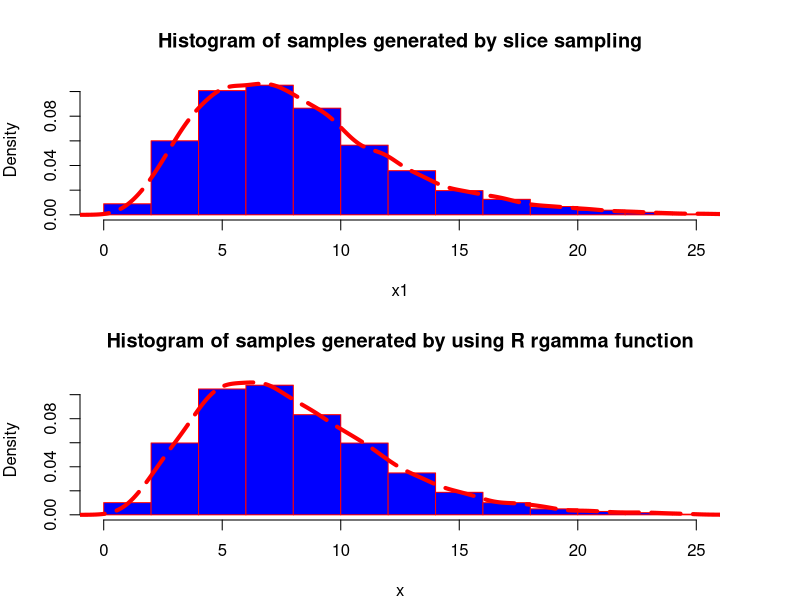

Generate this figure with R:
ls()
rm(list=ls())
gc()


a=4  # shape parameter
b=2  # scale parameter


set.seed(1020)
x=rgamma(10000,a,1/b)

N=10000
x1 = rep(0, N) # the sampled points
x1[1]=2.5

for (n in 2:N)
{
  x2=x1[n-1]
  
  u=runif(1, min=0, max=1)*x2^(a-1)
  
  left=u^(1/(a-1))
  
  
  u2=runif(1, min=0, max=1)*exp(-x2/b)
  
  right=-b*log(u2)
  
  x1[n]=runif(1, min=left, right)
}

#dev.off()
#graphics.off()
par(mar=c(4,4,4,4))
par(mfrow=c(2,1))

hist(x1, prob=TRUE,
     main="Histogram of samples generated by slice sampling",
     border="red",  
     col="blue",
     xlim=c(0,25)) # prob=TRUE for probabilities not counts
densitykernel= density(x1) 
lines(densitykernel,
      lty=5,
      lwd=4,
      col="red")# add a density estimate with defaults
# lines(density(x, adjust=2), lty="dotted")  # add another "smoother" density

hist(x, prob=TRUE,
     main="Histogram of samples generated by using R rgamma function",
     border="red",  
     col="blue",
     xlim=c(0,25)) # prob=TRUE for probabilities not counts
densitykernel= density(x) 
lines(densitykernel,
      lty=5,
      lwd=4,
      col="red")# add a density estimate with defaults
# lines(density(x, adjust=2), lty="dotted")  # add another "smoother" density

